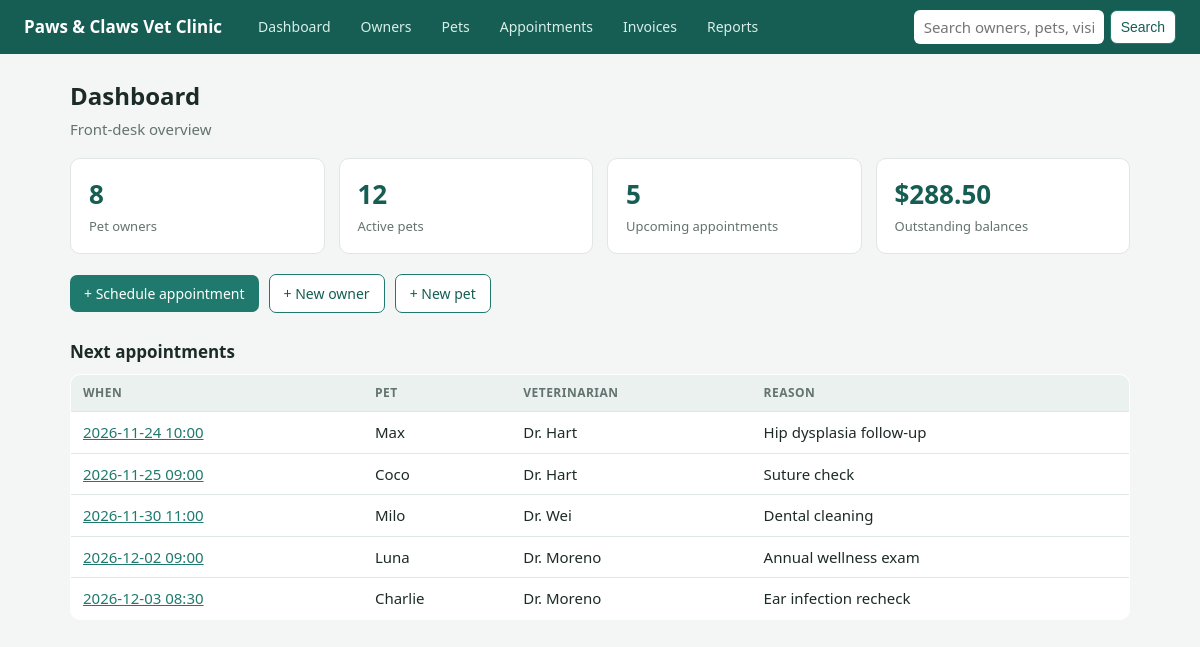
The page / on the database its author committed.
### tables this page shows
CREATE TABLE appointment (
    appointment_id  INTEGER PRIMARY KEY AUTOINCREMENT,
    pet_id          INTEGER      NOT NULL,
    vet_id          INTEGER      NOT NULL,
    appt_datetime   DATETIME     NOT NULL,          -- 'YYYY-MM-DD HH:MM'
    duration_min    INTEGER      NOT NULL DEFAULT 30 CHECK (duration_min > 0),
    reason          VARCHAR(200) NOT NULL,
    status          VARCHAR(12)  NOT NULL DEFAULT 'Scheduled'
        CHECK (status IN ('Scheduled','Completed','Cancelled','No-Show')),
    diagnosis       VARCHAR(255),
    notes           VARCHAR(500),
    CONSTRAINT uq_vet_slot UNIQUE (vet_id, appt_datetime),   -- no double-booking
    CONSTRAINT fk_appt_pet FOREIGN KEY (pet_id)
        REFERENCES pet (pet_id) ON UPDATE CASCADE ON DELETE RESTRICT,
    CONSTRAINT fk_appt_vet FOREIGN KEY (vet_id)
        REFERENCES veterinarian (vet_id) ON UPDATE CASCADE ON DELETE RESTRICT
);

CREATE TABLE pet (
    pet_id          INTEGER PRIMARY KEY AUTOINCREMENT,
    owner_id        INTEGER      NOT NULL,          -- exactly one primary owner
    breed_id        INTEGER      NOT NULL,          -- species is reached through breed
    pet_name        VARCHAR(40)  NOT NULL,
    sex             CHAR(1)      NOT NULL CHECK (sex IN ('M','F')),
    birth_date      DATE,
    color           VARCHAR(40),
    weight_kg       DECIMAL(5,2) CHECK (weight_kg > 0),
    microchip_no    VARCHAR(20)  UNIQUE,
    status          VARCHAR(12)  NOT NULL DEFAULT 'Active'
        CHECK (status IN ('Active','Deceased','Transferred')),
    CONSTRAINT fk_pet_owner FOREIGN KEY (owner_id)
        REFERENCES owner (owner_id) ON UPDATE CASCADE ON DELETE RESTRICT,
    CONSTRAINT fk_pet_breed FOREIGN KEY (breed_id)
        REFERENCES breed (breed_id) ON UPDATE CASCADE ON DELETE RESTRICT
);

CREATE TABLE veterinarian (
    vet_id          INTEGER PRIMARY KEY AUTOINCREMENT,
    first_name      VARCHAR(40)  NOT NULL,
    last_name       VARCHAR(40)  NOT NULL,
    license_no      VARCHAR(20)  NOT NULL UNIQUE,
    specialty       VARCHAR(60),
    phone           VARCHAR(20),
    email           VARCHAR(100) UNIQUE,
    hire_date       DATE         NOT NULL,
    is_active       INTEGER      NOT NULL DEFAULT 1 CHECK (is_active IN (0,1))
);

### app/app.py (the view)
@app.route("/")
def dashboard():
    today = date.today().isoformat()
    stats = {
        "owners": q("SELECT COUNT(*) c FROM owner", one=True)["c"],
        "pets": q("SELECT COUNT(*) c FROM pet WHERE status='Active'", one=True)["c"],
        "upcoming": q("SELECT COUNT(*) c FROM appointment WHERE status='Scheduled' AND date(appt_datetime)>=?", (today,), True)["c"],
        "outstanding": q("SELECT COALESCE(SUM(balance_due),0) c FROM v_invoice_summary WHERE status='Issued'", one=True)["c"],
    }
    upcoming = q("""SELECT a.*, p.pet_name, v.last_name vet FROM appointment a
                    JOIN pet p USING(pet_id) JOIN veterinarian v USING(vet_id)
                    WHERE a.status='Scheduled' AND date(a.appt_datetime)>=? ORDER BY a.appt_datetime LIMIT 6""", (today,))
    return render_template("dashboard.html", stats=stats, upcoming=upcoming)

### app/app.py (called while the page is built)
def db():
    if "db" not in g:
        g.db = sqlite3.connect(DB)
        g.db.row_factory = sqlite3.Row
        g.db.execute("PRAGMA foreign_keys = ON")
    return g.db

def q(sql, args=(), one=False):
    cur = db().execute(sql, args)
    rows = cur.fetchall()
    return (rows[0] if rows else None) if one else rows

@app.template_filter("money")
def money(v):
    return f"${(v or 0):,.2f}"

    @staticmethod
    def today():
        v = os.environ.get("VET_TODAY")
        return _date.fromisoformat(v) if v else _date.today()

### app/templates/dashboard.html
{% extends "base.html" %}{% block body %}
<h1>Dashboard</h1><p class="sub">Front-desk overview</p>
<div class="grid g4"><div class="stat"><b>{{ stats.owners }}</b><span>Pet owners</span></div><div class="stat"><b>{{ stats.pets }}</b><span>Active pets</span></div>
<div class="stat"><b>{{ stats.upcoming }}</b><span>Upcoming appointments</span></div><div class="stat"><b>{{ stats.outstanding|money }}</b><span>Outstanding balances</span></div></div>
<div class="bar" style="margin-top:20px"><a class="btn" href="{{ url_for('appointment_new') }}">+ Schedule appointment</a><a class="btn sec" href="{{ url_for('owner_form') }}">+ New owner</a><a class="btn sec" href="{{ url_for('pet_form') }}">+ New pet</a></div>
<h2>Next appointments</h2>
<table><tr><th>When</th><th>Pet</th><th>Veterinarian</th><th>Reason</th></tr>
{% for a in upcoming %}<tr><td><a href="{{ url_for('appointment_detail', aid=a.appointment_id) }}">{{ a.appt_datetime }}</a></td><td>{{ a.pet_name }}</td><td>Dr. {{ a.vet }}</td><td>{{ a.reason }}</td></tr>
{% else %}<tr><td colspan="4" class="empty">No upcoming appointments.</td></tr>{% endfor %}</table>
{% endblock %}

### app/templates/base.html
<!doctype html><html lang="en"><head><meta charset="utf-8"><meta name="viewport" content="width=device-width,initial-scale=1">
<title>{% block title %}Paws &amp; Claws Vet Clinic{% endblock %}</title><link rel="stylesheet" href="{{ url_for('static', filename='style.css') }}"></head><body>
<nav><span class="logo">Paws &amp; Claws Vet Clinic</span>
<a href="{{ url_for('dashboard') }}">Dashboard</a><a href="{{ url_for('owners') }}">Owners</a><a href="{{ url_for('pets') }}">Pets</a>
<a href="{{ url_for('appointments') }}">Appointments</a><a href="{{ url_for('invoices') }}">Invoices</a><a href="{{ url_for('reports') }}">Reports</a>
<form action="{{ url_for('search') }}"><input name="q" placeholder="Search owners, pets, visits" value="{{ request.args.get('q','') if request.endpoint=='search' else '' }}"><button class="btn sec" style="padding:5px 10px">Search</button></form></nav>
<main>{% with m = get_flashed_messages(with_categories=true) %}{% for c, t in m %}<div class="flash {{ c }}">{{ t }}</div>{% endfor %}{% endwith %}
{% block body %}{% endblock %}</main></body></html>

### app/static/style.css (style rules this page uses)
:root { --bg:#f4f6f5;--card:#fff;--ink:#1d2b28;--mute:#64736f;--brand:#1f7a6d;--brand-d:#165d53;--line:#dfe6e3;--bad:#b3261e;--ok:#2e7d32;--warn:#b26a00 }
* { box-sizing:border-box }
body { margin:0;font:15px/1.5 system-ui,-apple-system,"Segoe UI",Roboto,sans-serif;background:var(--bg);color:var(--ink) }
nav { background:var(--brand-d);color:#fff;display:flex;align-items:center;gap:6px;padding:0 24px;flex-wrap:wrap }
nav .logo { font-weight:700;font-size:17px;margin-right:18px;padding:14px 0 }
nav a { color:#d8efe9;text-decoration:none;padding:15px 12px;font-size:14px }
nav form { margin-left:auto;display:flex;gap:6px }
nav input { padding:6px 10px;border-radius:6px;border:0;width:190px }
main { max-width:1100px;margin:24px auto;padding:0 20px }
h1 { font-size:24px;margin:0 0 4px }
h2 { font-size:17px;margin:26px 0 10px }
.sub { color:var(--mute);margin:0 0 18px }
.grid { display:grid;gap:14px }
.g4 { grid-template-columns:repeat(4,1fr) }
.stat { background:var(--card);border:1px solid var(--line);border-radius:10px;padding:16px 18px }
.stat b { display:block;font-size:26px;color:var(--brand-d) }
.stat span { color:var(--mute);font-size:13px }
table { width:100%;border-collapse:collapse;background:var(--card);border:1px solid var(--line);border-radius:10px;overflow:hidden }
th { background:#eaf1ef;text-align:left;font-size:12px;text-transform:uppercase;letter-spacing:.04em;color:var(--mute);padding:9px 12px }
td { padding:9px 12px;border-top:1px solid var(--line);vertical-align:top }
a { color:var(--brand) }
.btn { display:inline-block;background:var(--brand);color:#fff;border:0;border-radius:7px;padding:8px 14px;font-size:14px;cursor:pointer;text-decoration:none }
.btn.sec { background:#fff;color:var(--brand-d);border:1px solid var(--brand) }
.bar { display:flex;gap:10px;align-items:center;margin-bottom:14px;flex-wrap:wrap }
input,select,textarea { width:100%;padding:8px 10px;border:1px solid #c9d4d0;border-radius:7px;font:inherit;background:#fff }

### rows shown on the page
appointment: appt_datetime "2026-11-24 10:00", pet_name "Max", vet "Hart", reason "Hip dysplasia follow-up"
appointment: appt_datetime "2026-11-25 09:00", pet_name "Coco", vet "Hart", reason "Suture check"
appointment: appt_datetime "2026-11-30 11:00", pet_name "Milo", vet "Wei", reason "Dental cleaning"
appointment: appt_datetime "2026-12-02 09:00", pet_name "Luna", vet "Moreno", reason "Annual wellness exam"
appointment: appt_datetime "2026-12-03 08:30", pet_name "Charlie", vet "Moreno", reason "Ear infection recheck"

### other values the page prints
{{ stats.owners }} "8"
{{ stats.pets }} "12"
{{ stats.upcoming }} "5"
{{ stats.outstanding|money }} "$288.50"
